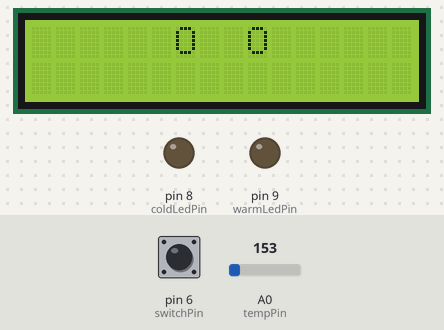
A sketch run on a simulated Arduino Uno, built with avr-gcc and run on an emulated ATmega328P. Parts: 16×2 character LCD, output pins drawn as LEDs (lit = HIGH). The inputs (shaded band) are chosen by the test bench; at power-on: A0 (tempPin) = 153, pin 6 (switchPin) LOW. What the sketch prints to the serial monitor is not drawn.

Above: at 3.6 s.
3.7 s: A0 (tempPin) set to 138
At 4.6 s:
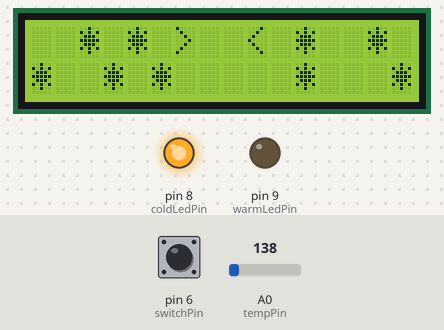
6.7 s: A0 (tempPin) set to 165
At 6.8 s:
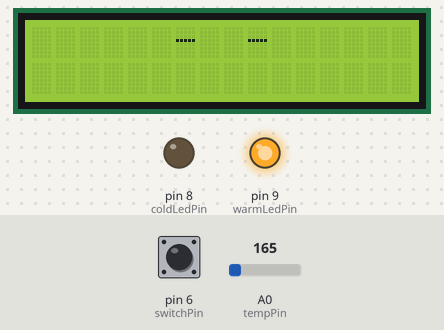
9.7 s: pin 6 (switchPin) pulled HIGH for 0.15 s
At 10.2 s:
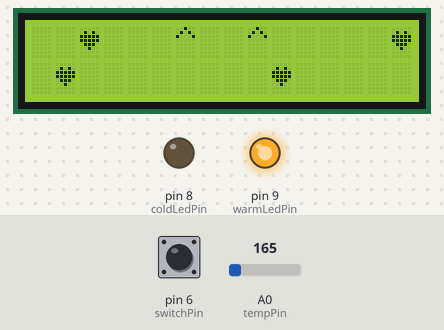
10.4 s: A0 (tempPin) set to 133
At 11.02 s:
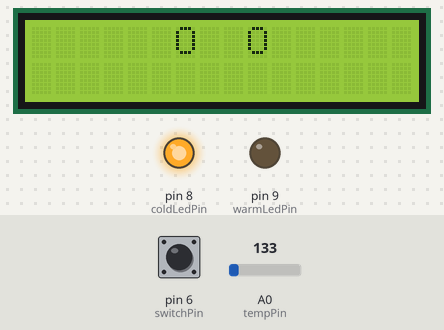
13.4 s: A0 (tempPin) set to 175
At 14.6 s:
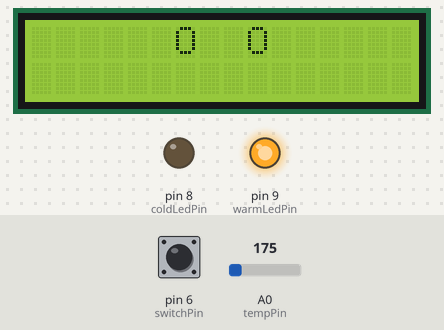
14.9 s: A0 (tempPin) set to 114
At 15.5 s:
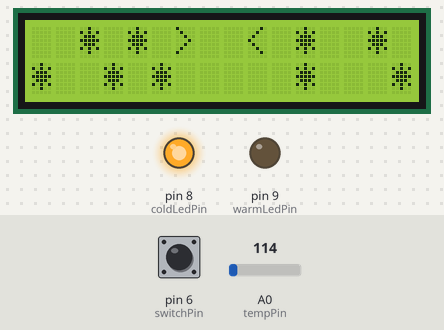
Timing chart, 0 to 17.9 s (numbered marks = the images above; inputs shaded):
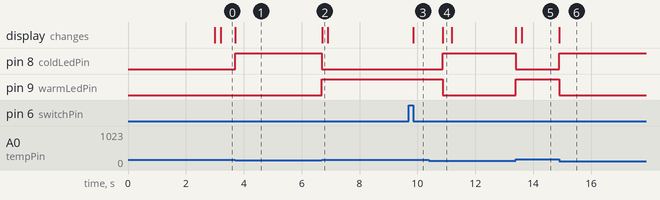

The sketch:

lcd-test.ino
```cpp
#include <LiquidCrystal.h>

LiquidCrystal lcd(12, 11, 5, 4, 3, 2);

// opened eyes pixel pattern
byte open_eyes[8] = {
  B01110,
  B10001,
  B10001,
  B10001,
  B10001,
  B10001,
  B01110,
  B00000
};

// closed eyes
byte close_eyes[8] = {
  B00000,
  B00000,
  B00000,
  B11111,
  B00000,
  B00000,
  B00000,
  B00000
};

// happy eyes
byte happy_eyes[8] = {
  B00000,
  B00000,
  B00000,
  B11111,
  B00000,
  B00000,
  B00000,
  B00000
};

byte heart[8] = {
  B00000,
  B01010,
  B11111,
  B11111,
  B01110,
  B00100,
  B00000,
  B00000
};

byte check_mark[8] = {
  B00000,
  B00001,
  B00011,
  B10110,
  B11100,
  B01000,
  B00000,
  B00000
};

byte bell[8] = {
  B00100,
  B01110,
  B01110,
  B01110,
  B11111,
  B00000,
  B00100,
  B00000
};

byte snowflake[8] = {
  B00100,
  B10101,
  B01110,
  B11111,
  B01110,
  B10101,
  B00100,
  B00000
};

int leftEyePos = 6;
int rightEyePos = 9;

unsigned long lastBlink = 0;
unsigned long blinkDuration = 200;      // how long eyes stay closed (ms)
unsigned long blinkInterval = 3000;     // how often is blinked
bool eyesClosed = false;

const int coldLedPin = 8;
const int warmLedPin = 9;
const int tempPin = A0;
const float tempThreshold = 20;         // °C -> when he gets cold

const int switchPin = 6;
int switchState = 0;
int prevSwitchState = 0;

unsigned long maxIdleDuration = 20000;     // how long staying idle before sleeping
unsigned long idleDuration =  0;
bool sleeping = false;

enum RobotState{
  AWAKE,
  SLEEP,
  HAPPY,
  WAKING_UP,
  COLD,
  ANGRY,
  SAD,
  TIRED
};

RobotState currentState = AWAKE;

unsigned long stateEnteredAt = 0;

void setup() {
  Serial.begin(9600);
  lcd.begin(16, 2);
  pinMode(switchPin, INPUT);
  pinMode(coldLedPin, OUTPUT);
  pinMode(warmLedPin, OUTPUT);

  lcd.createChar(0, open_eyes);
  lcd.createChar(1, close_eyes);
  lcd.createChar(2, heart);
  lcd.createChar(3, check_mark);
  lcd.createChar(4, bell);
  lcd.createChar(5, snowflake);

  showEyes(false);
}

void loop() {
  unsigned long now = millis();
  switchState = digitalRead(switchPin);

 switch(currentState){
  case AWAKE:
    updateAwake(now);
    break;
  case SLEEP:
    updateSleeping();
    break;
  case HAPPY:
    updateHappy(now);
    break;
  case WAKING_UP:
    updateWakingUp();
    break;
  case COLD:
    updateCold();
    break;
  case ANGRY:
  case SAD:
  case TIRED:
  break;
 }
  prevSwitchState = switchState;
}

void changeState(RobotState newState){
  currentState = newState;
  stateEnteredAt = millis();
}

void updateAwake(unsigned long now){

  float temp = readTemperature();

  if(temp< tempThreshold){
    changeState(COLD);
    return;
  }

  // blink logic
  if (!eyesClosed && now - lastBlink >= blinkInterval) {
    // close eye
    Serial.println("Blinking");
    showEyes(true);
    eyesClosed = true;
    lastBlink = now;
  }
  else if (eyesClosed && now - lastBlink >= blinkDuration) {
    // open eye
    Serial.println("Opening eyes");
    showEyes(false);
    eyesClosed = false;
    lastBlink = now;
  }

  if(now - stateEnteredAt >= maxIdleDuration){
    goingToSleep();
    sleep();

    changeState(SLEEP);
  }

  // show heart if button is touched
  if(switchState != prevSwitchState && switchState == LOW){
    showHeartEyes();
    changeState(HAPPY);
  }

}

void updateHappy(unsigned long now){

  Serial.print("Temperatur: ");
Serial.println(readTemperature());
  if(now - stateEnteredAt >= 1000){
    showEyes(false);
    changeState(AWAKE);
  }
}

void updateSleeping(){
  if(switchState != prevSwitchState && switchState == LOW){
    changeState(WAKING_UP);
  }
}

void updateWakingUp(){
  wakeUp();
  showEyes(false);
  changeState(AWAKE);
}

void updateCold(){
  digitalWrite(coldLedPin, HIGH);
  digitalWrite(warmLedPin, LOW);

  showCold();

  float temp = readTemperature();

  if(temp >= tempThreshold){
    digitalWrite(coldLedPin, LOW);
    digitalWrite(warmLedPin, HIGH);
    changeState(AWAKE);
  }
}

float readTemperature() {
  int sensorValue = analogRead(tempPin);
  float voltage = sensorValue * (5.0 / 1023.0);
  float temperatureC = (voltage - 0.5) * 100.0;
  return temperatureC;
}


// 'ANIMATIONS'
void showEyes(bool closed) {
  lcd.clear();
  lcd.setCursor(leftEyePos, 0);
  lcd.write(closed ? byte(1) : byte(0));
  lcd.setCursor(rightEyePos, 0);
  lcd.write(closed ? byte(1) : byte(0));
}

void showHeartEyes(){
  // eyes
  lcd.clear();
  lcd.setCursor(leftEyePos, 0);
  lcd.write("^");
  lcd.setCursor(rightEyePos, 0);
  lcd.write("^");

  // show other hearts on screen
  lcd.setCursor(2, 0);
  lcd.write(byte(2));
  lcd.setCursor(1, 1);
  lcd.write(byte(2));
  lcd.setCursor(15, 0);
  lcd.write(byte(2));
  lcd.setCursor(10, 1);
  lcd.write(byte(2));
}

void goingToSleep(){

  lcd.setCursor(leftEyePos, 0);
  lcd.write("-");
  lcd.setCursor(leftEyePos, 0);
  lcd.write("_");
  delay(400);
  lcd.setCursor(rightEyePos, 0);
  lcd.write("-");
  lcd.setCursor(rightEyePos, 0);
  lcd.write("_");
  delay(400);
}

void sleep(){
  lcd.clear();
  // closed eyes
  lcd.setCursor(leftEyePos, 1);
  lcd.write(byte(1));
  lcd.setCursor(rightEyePos, 1);
  lcd.write(byte(1));

  // render 'zzz'
  lcd.setCursor(11, 0);
  lcd.write("Z");
  lcd.setCursor(12, 0);
  lcd.write("z");
  lcd.setCursor(13, 0);
  lcd.write("z");

}

void wakeUp(){
  Serial.println("Waking up");

  lcd.setCursor(leftEyePos, 1);
  lcd.write("o");
  lcd.setCursor(rightEyePos, 1);
  lcd.write(byte(1));
  lcd.setCursor(11, 0);
  lcd.write("Z");
  lcd.setCursor(12, 0);
  lcd.write("z");
  lcd.setCursor(13, 0);
  lcd.write("z");
  delay(400);

  lcd.setCursor(11, 0);
  lcd.write(" ");
  delay(400);

  lcd.setCursor(12, 0);
  lcd.write(" ");
  delay(400);

  lcd.setCursor(13, 0);
  lcd.write(" ");
  delay(400);
}

void showCold(){
  lcd.clear();
  lcd.setCursor(leftEyePos, 0);
  lcd.write(">");
  lcd.setCursor(rightEyePos, 0);
  lcd.write("<");

  lcd.setCursor(2, 0);
  lcd.write(byte(5));

  lcd.setCursor(4, 0);
  lcd.write(byte(5));

  lcd.setCursor(11, 0);
  lcd.write(byte(5));

  lcd.setCursor(14, 0);
  lcd.write(byte(5));

  lcd.setCursor(16, 0);
  lcd.write(byte(5));

   lcd.setCursor(0, 1);
  lcd.write(byte(5));

  lcd.setCursor(3, 1);
  lcd.write(byte(5));

   lcd.setCursor(5, 1);
  lcd.write(byte(5));

  lcd.setCursor(11, 1);
  lcd.write(byte(5));

  lcd.setCursor(15, 1);
  lcd.write(byte(5));

}
```

Measured:
- the behaviour switches between 144 and 143 on A0 (tempPin) (found by bisection; images 0 and 1)
- after the input at 3.7 s, pin 8 (coldLedPin): LOW → HIGH at once; the display: changes at once (image 1)
- after the input at 6.7 s, pin 8 (coldLedPin): HIGH → LOW at once; pin 9 (warmLedPin): LOW → HIGH at once; the display: changes at once (image 2)
- after the input at 9.7 s, the display: changes after 0.15 s (image 3)
- after the input at 10.4 s, pin 8 (coldLedPin): LOW → HIGH after 0.48 s; pin 9 (warmLedPin): HIGH → LOW after 0.48 s
- after the input at 13.4 s, pin 8 (coldLedPin): HIGH → LOW at once; pin 9 (warmLedPin): LOW → HIGH at once; the display: first changes at once (image 5 shows a later state)
- after the input at 14.9 s, pin 8 (coldLedPin): LOW → HIGH at once; pin 9 (warmLedPin): HIGH → LOW at once; the display: changes at once (image 6)
